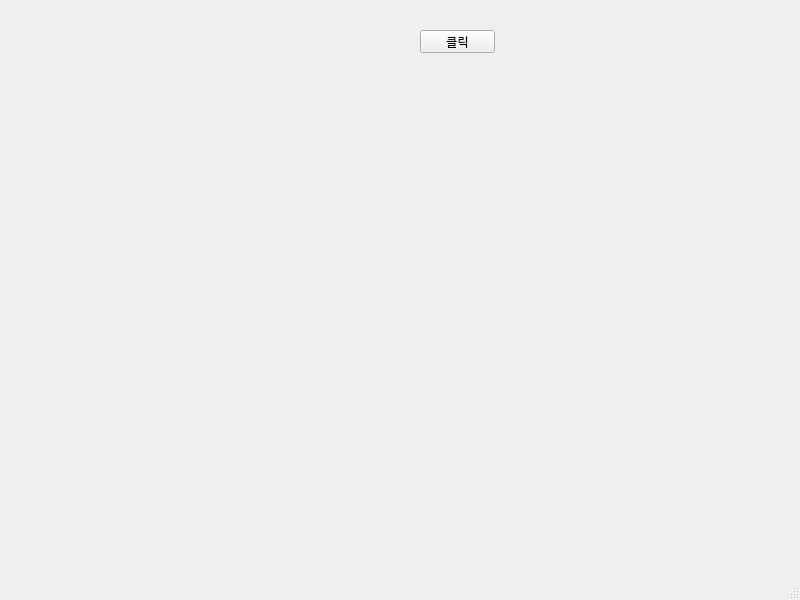
<?xml version="1.0" encoding="UTF-8"?>
<ui version="4.0">
 <class>MainWindow</class>
 <widget class="QMainWindow" name="MainWindow">
  <property name="geometry">
   <rect>
    <x>0</x>
    <y>0</y>
    <width>800</width>
    <height>600</height>
   </rect>
  </property>
  <property name="windowTitle">
   <string>MainWindow</string>
  </property>
  <widget class="QWidget" name="centralwidget">
   <widget class="QPushButton" name="pushButton">
    <property name="geometry">
     <rect>
      <x>420</x>
      <y>30</y>
      <width>75</width>
      <height>23</height>
     </rect>
    </property>
    <property name="text">
     <string>클릭</string>
    </property>
   </widget>
   <widget class="QLabel" name="label">
    <property name="geometry">
     <rect>
      <x>310</x>
      <y>30</y>
      <width>56</width>
      <height>12</height>
     </rect>
    </property>
    <property name="text">
     <string/>
    </property>
   </widget>
  </widget>
  <widget class="QMenuBar" name="menubar">
   <property name="geometry">
    <rect>
     <x>0</x>
     <y>0</y>
     <width>800</width>
     <height>21</height>
    </rect>
   </property>
  </widget>
  <widget class="QStatusBar" name="statusbar"/>
 </widget>
 <resources/>
 <connections/>
</ui>
